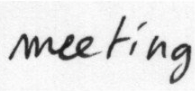
#> input picture img.png, 195 x 91 px
$ python -i 'Image Preprocessing.py'   (imports and definitions only)
#> lines starting #> are read from the running program, lines starting #| are printed output that depends on the picture; after the words box and inside, x2 and y2 are one past the last pixel; in counts of white or black regions, pixels touching at a corner belong together
import cv2
import numpy as np
def preprocess_image(image_path):
    # Read the image
#> called with image_path = 'img.png'
    image = cv2.imread(image_path)
#> image is the input picture: shape (91, 195, 3); mean B, G, R 225.9, 225.9, 225.9

    # Convert to grayscale
    gray_image = cv2.cvtColor(image, cv2.COLOR_BGR2GRAY)

    # Apply Gaussian blur which reduces noise
    #blurred_image = cv2.GaussianBlur(gray_image, (5, 5), 0)

    # Thicken countours
    gray1 = gray_image.copy()

    et, thresh = cv2.threshold(gray_image, 200, 255, cv2.THRESH_OTSU)
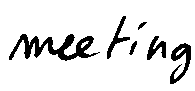
#> thresh: shape (91, 195); 89.3% white; 6 black regions
#> et = 164
    contours, hierarchy = cv2.findContours(thresh, cv2.RETR_TREE, cv2.CHAIN_APPROX_SIMPLE)
#> contours = 11 contours, 4 with area under 20; largest, box (x1, y1, x2, y2) and area: (0, 0, 195, 91) 17460, (8, 33, 99, 62) 1170, (169, 42, 192, 85) 480, (106, 15, 131, 60) 286, (146, 35, 167, 61) 272, (128, 40, 138, 56) 66, (137, 21, 148, 31) 40
    cv2.drawContours(gray_image, contours, -1, (0, 0, 0), 2,cv2.LINE_AA)  # this method of cv2 draws out the contours again on original.
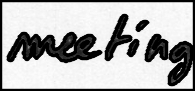
#> gray_image: shape (91, 195); min 0, max 254, mean 176.7
    cv2.rectangle(gray_image, (0, 0), (gray1.shape[1], gray1.shape[0]), (255, 255, 255), 13)
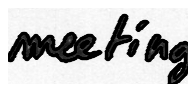
#> gray_image: shape (91, 195); min 0, max 255, mean 197.9

    cv2.imshow("Pre processed image", gray_image)
    cv2.waitKey(0)
    cv2.destroyAllWindows()
    return gray_image

# [98 lines left out: functions image_resize, segment_characters, save_characters_as_images, add_spacing_to_image, not called in this run]

# [1 line not run here, left out]
# [1 line that did not run here, left out]
# [4 lines of commented-out code are left out]

>>> result = preprocess_image('img.png')
